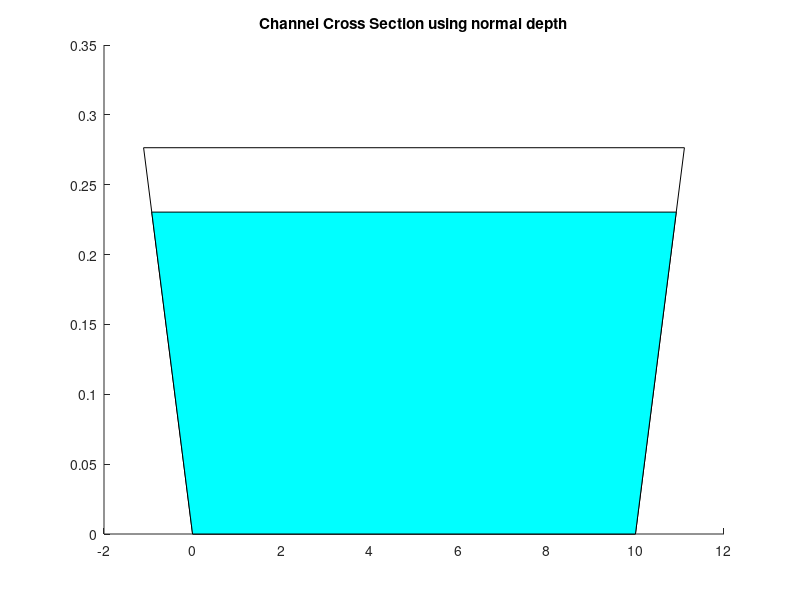

This chart was generated by the following MATLAB code:
clc
clear
clf

% Solves for normal depth using Manning's equation via newton's method. 
% --------------------------- Created by-----------------------------------
% Logan Bayer, BS 
% Compound Inundation Team for Resilient Applications
% University of Georgia
% Fall 2023

% Channel Parameters
b = 10; % m
z = 4; % side slope
Q = 5; % cms
n = 0.025; % mannings roughness
Phi = 1; % phi = 1 if working in meters and 1.49 if working in feet
So = 0.02;
Fb = 0.2;

% Iterate to find a solution for water depth using Newton's method
y = 10;
LHS = 1;
RHS = 0;
iter = 0;
maxi = 100000;
tol = 1e-2;
yInc = 1e-4;
while abs(LHS-RHS) > tol
    A = b*y + z*(y^2);
    R = A/(b + 2*y*sqrt(z^2+1));
    LHS = A*R^(2/3);
    RHS = (Q*n)/(Phi*sqrt(So));
    y = y - yInc;
    iter = iter + 1;

    if y < 0
        error('y is negative')
    end

    if iter > maxi
        error('maximum iteration reached without convergence')
    end
end

% After convergence, display the solution and plot the channel cross section:
fprintf('y = %d m \n ',y);
H = y*(1+Fb);

%% Figure
a = b + 2*z*H;  % top side
%%Frame vertices
a1 = [0 0] ;
a2 = [b 0] ;
a3 = [0.5*(b-a)+a H] ;
a4 = [0.5*(b-a) H] ;  
coor = [a1 ; a2; a3; a4] ;  
patch(coor(:,1), coor(:,2),'white')

a = b + 2*z*y;  % top side
%% Frame vertices
a3 = [0.5*(b-a)+a y] ;
a4 = [0.5*(b-a) y] ;  
coor = [a1 ; a2; a3; a4] ;  
patch(coor(:,1), coor(:,2),'cyan')

title('Channel Cross Section using normal depth')